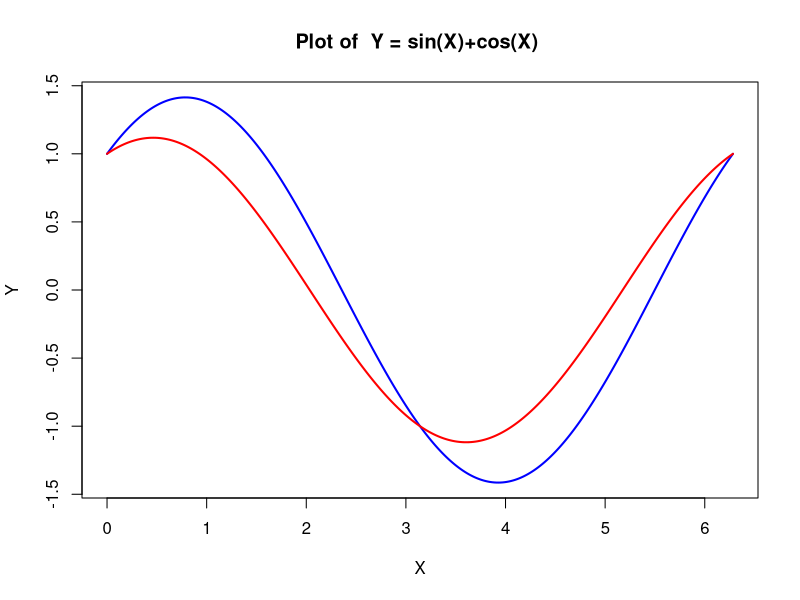

Recreate this plot in R.


#dose=0:1000,0.1
#k=410
#risk<-1-exp(-dose*(k))
 #          plot(dose,risk,
    #            main="Dose Response Curve",
      #          ylab="risk)",
    #            type="l",
      #          col="blue")
      
           
#plot.function(risk<-1-exp(-dose*(410)) ~ risk.lim=range(0,0.9))           
           
#curve(  1-exp(-y/410), from=1, to=1000, log="x", n=3000, xlab="xvalue", ylab="yvalue", 
 #       col="blue", lwd=2, main="Dose Response Curve"  )


equation1 = function(x){sin(x)+cos(x)}

curve(equation1, from=0, to=2*pi, n=300, xlab="X", ylab="Y", col="blue",lwd=2, 
      main="Plot of  Y = sin(X)+cos(X) ")

equation2 = function(x){0.5*sin(x)+cos(x)}

curve(equation2, from=0, to=2*pi, n=300, add=TRUE, xlab="X", ylab="Y", col="red",lwd=2, 
      main="Plot of  Y = sin(X)+cos(X) ")
